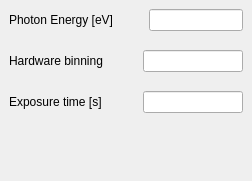
<?xml version="1.0" encoding="UTF-8"?>
<ui version="4.0">
 <class>DockWidget</class>
 <widget class="QDockWidget" name="DockWidget">
  <property name="geometry">
   <rect>
    <x>0</x>
    <y>0</y>
    <width>252</width>
    <height>181</height>
   </rect>
  </property>
  <property name="sizePolicy">
   <sizepolicy hsizetype="Minimum" vsizetype="MinimumExpanding">
    <horstretch>0</horstretch>
    <verstretch>0</verstretch>
   </sizepolicy>
  </property>
  <property name="minimumSize">
   <size>
    <width>252</width>
    <height>148</height>
   </size>
  </property>
  <property name="maximumSize">
   <size>
    <width>253</width>
    <height>524287</height>
   </size>
  </property>
  <property name="windowTitle">
   <string>Band pass filter ID32</string>
  </property>
  <widget class="QWidget" name="dockWidgetContents">
   <layout class="QVBoxLayout" name="verticalLayout">
    <property name="spacing">
     <number>1</number>
    </property>
    <property name="margin">
     <number>0</number>
    </property>
    <item>
     <widget class="QWidget" name="photonWidget" native="true">
      <layout class="QHBoxLayout" name="horizontalLayout_4">
       <property name="spacing">
        <number>6</number>
       </property>
       <property name="margin">
        <number>9</number>
       </property>
       <item>
        <widget class="QLabel" name="photonLabel">
         <property name="layoutDirection">
          <enum>Qt::LeftToRight</enum>
         </property>
         <property name="text">
          <string>Photon Energy [eV]</string>
         </property>
         <property name="alignment">
          <set>Qt::AlignLeading|Qt::AlignLeft|Qt::AlignVCenter</set>
         </property>
        </widget>
       </item>
       <item>
        <spacer name="photonSpacer">
         <property name="orientation">
          <enum>Qt::Horizontal</enum>
         </property>
         <property name="sizeType">
          <enum>QSizePolicy::Minimum</enum>
         </property>
         <property name="sizeHint" stdset="0">
          <size>
           <width>30</width>
           <height>20</height>
          </size>
         </property>
        </spacer>
       </item>
       <item>
        <widget class="QLineEdit" name="photonEdit">
         <property name="sizePolicy">
          <sizepolicy hsizetype="Minimum" vsizetype="Fixed">
           <horstretch>0</horstretch>
           <verstretch>0</verstretch>
          </sizepolicy>
         </property>
         <property name="minimumSize">
          <size>
           <width>75</width>
           <height>0</height>
          </size>
         </property>
         <property name="maximumSize">
          <size>
           <width>100</width>
           <height>16777215</height>
          </size>
         </property>
         <property name="alignment">
          <set>Qt::AlignRight|Qt::AlignTrailing|Qt::AlignVCenter</set>
         </property>
        </widget>
       </item>
      </layout>
     </widget>
    </item>
    <item>
     <widget class="QWidget" name="binningWidget" native="true">
      <layout class="QHBoxLayout" name="horizontalLayout_3">
       <item>
        <widget class="QLabel" name="binningLabel">
         <property name="text">
          <string>Hardware binning</string>
         </property>
        </widget>
       </item>
       <item>
        <spacer name="binningSpacer">
         <property name="orientation">
          <enum>Qt::Horizontal</enum>
         </property>
         <property name="sizeType">
          <enum>QSizePolicy::Minimum</enum>
         </property>
         <property name="sizeHint" stdset="0">
          <size>
           <width>30</width>
           <height>20</height>
          </size>
         </property>
        </spacer>
       </item>
       <item>
        <widget class="QLineEdit" name="binningEdit">
         <property name="sizePolicy">
          <sizepolicy hsizetype="Minimum" vsizetype="Fixed">
           <horstretch>0</horstretch>
           <verstretch>0</verstretch>
          </sizepolicy>
         </property>
         <property name="minimumSize">
          <size>
           <width>75</width>
           <height>0</height>
          </size>
         </property>
         <property name="maximumSize">
          <size>
           <width>100</width>
           <height>16777215</height>
          </size>
         </property>
         <property name="alignment">
          <set>Qt::AlignRight|Qt::AlignTrailing|Qt::AlignVCenter</set>
         </property>
        </widget>
       </item>
      </layout>
     </widget>
    </item>
    <item>
     <widget class="QWidget" name="exposureWidget" native="true">
      <layout class="QHBoxLayout" name="horizontalLayout">
       <item>
        <widget class="QLabel" name="exposureLabel">
         <property name="text">
          <string>Exposure time [s]</string>
         </property>
        </widget>
       </item>
       <item>
        <spacer name="exposureSpacer">
         <property name="orientation">
          <enum>Qt::Horizontal</enum>
         </property>
         <property name="sizeType">
          <enum>QSizePolicy::Minimum</enum>
         </property>
         <property name="sizeHint" stdset="0">
          <size>
           <width>30</width>
           <height>20</height>
          </size>
         </property>
        </spacer>
       </item>
       <item>
        <widget class="QLineEdit" name="exposureEdit">
         <property name="sizePolicy">
          <sizepolicy hsizetype="Minimum" vsizetype="Fixed">
           <horstretch>0</horstretch>
           <verstretch>0</verstretch>
          </sizepolicy>
         </property>
         <property name="minimumSize">
          <size>
           <width>75</width>
           <height>0</height>
          </size>
         </property>
         <property name="maximumSize">
          <size>
           <width>100</width>
           <height>16777215</height>
          </size>
         </property>
         <property name="alignment">
          <set>Qt::AlignRight|Qt::AlignTrailing|Qt::AlignVCenter</set>
         </property>
        </widget>
       </item>
      </layout>
     </widget>
    </item>
    <item>
     <spacer name="verticalSpacer">
      <property name="orientation">
       <enum>Qt::Vertical</enum>
      </property>
      <property name="sizeType">
       <enum>QSizePolicy::Expanding</enum>
      </property>
      <property name="sizeHint" stdset="0">
       <size>
        <width>20</width>
        <height>1</height>
       </size>
      </property>
     </spacer>
    </item>
   </layout>
  </widget>
 </widget>
 <resources/>
 <connections/>
</ui>
